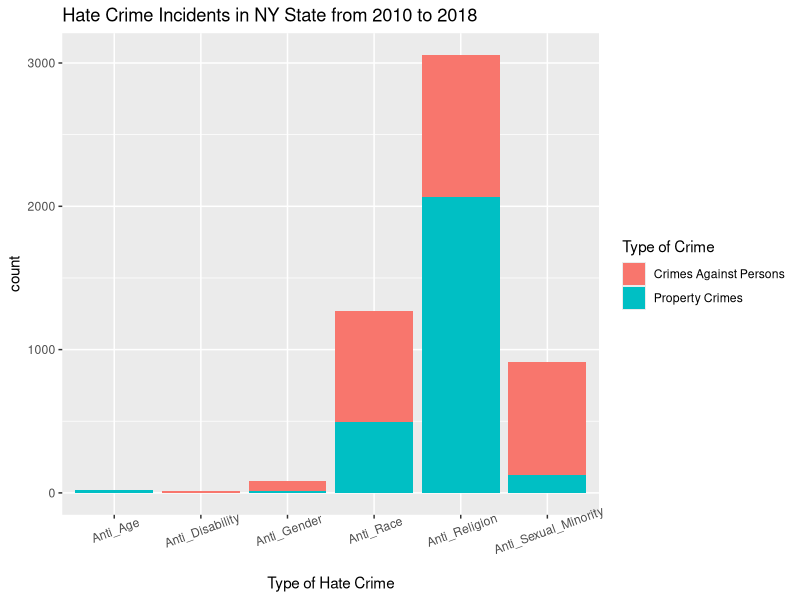
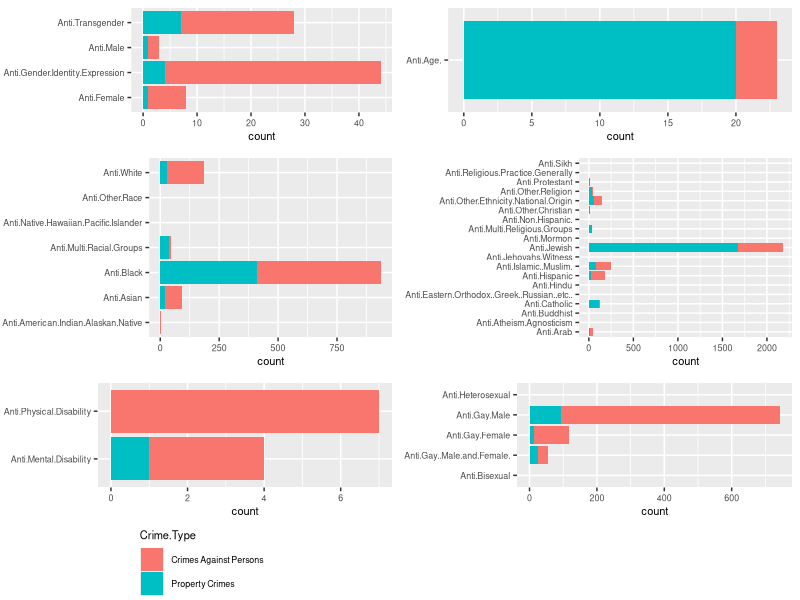

The R source for these figures, in order:
## ---- chunk 1
library(tidyverse)
library(ggplot2)
#install.packages("ggpubr")
library(ggpubr)
require(gridExtra)
require(cowplot)

## ---- chunk 2
dataset <- read.csv("Hate_Crimes_data_Tidy.csv")

## ---- chunk 3
dataset %>% 
  ggplot(aes(x = type, y = count, fill = Crime.Type))  + 
  geom_col() +
  theme(axis.text.x = element_text(angle = 20, vjust = 0.9))+
  scale_fill_discrete(name = "Type of Crime")+
  xlab("Type of Hate Crime")+
  ggtitle("Hate Crime Incidents in NY State from 2010 to 2018")
  
## ---- chunk 4
g1<- dataset %>% filter(type=='Anti_Gender') %>% ggplot(aes(x=Sub.type,y=count,fill=Crime.Type))+geom_col()+
  #theme(axis.text.x = element_text(angle = 20, vjust = 0.9))+
  theme(text = element_text(size=8))+
  coord_flip()

g2<- dataset %>% filter(type=='Anti_Age') %>% ggplot(aes(x=Sub.type,y=count,fill=Crime.Type))+geom_col()+
  #theme(axis.text.x = element_text(angle = 20, vjust = 0.9))
  theme(text = element_text(size=8))+
  coord_flip()

g3 <- dataset %>% filter(type=='Anti_Race') %>% ggplot(aes(x=Sub.type,y=count,fill=Crime.Type))+geom_col()+
  theme(text = element_text(size=8))+
  #theme(axis.text.x = element_text(angle = 20, vjust = 0.9))
  coord_flip()

g4 <- dataset %>% filter(type=='Anti_Religion') %>% ggplot(aes(x=Sub.type,y=count,fill=Crime.Type))+geom_col()+
  theme(text = element_text(size=8))+
  #theme(axis.text.x = element_text(angle = 20, vjust = 0.9))
  coord_flip()


g5 <- dataset %>% filter(type=='Anti_Disability') %>% ggplot(aes(x=Sub.type,y=count,fill=Crime.Type))+geom_col()+
  theme(text = element_text(size=8))+
#theme(axis.text.x = element_text(angle = 20, vjust = 0.9))
  coord_flip()

g6 <- dataset %>% filter(type=='Anti_Sexual_Minority') %>%
  ggplot(aes(x=Sub.type,y=count,fill=Crime.Type))+geom_col()+
  theme(text = element_text(size=8))+
  coord_flip()
  #theme(axis.text.x = element_text(angle = 90, vjust = 0.9))

#g6 
legend <- get_legend(g1)

g1<- g1 + theme(legend.position = "none") + xlab(NULL)
g2<- g2 + theme(legend.position = "none")+ xlab(NULL)
g3<- g3 + theme(legend.position = "none")+ xlab(NULL)
g4<- g4 + theme(legend.position = "none")+ xlab(NULL)
g5<- g5 + theme(legend.position = "none")+ xlab(NULL)
g6<- g6 + theme(legend.position = "none")+ xlab(NULL)
#g1 
#grid.arrange( g1, g2, g3, g4, g5, g6, legend,  ncol = 2, nrow =4, heights = 4)
plot_grid( g1, g2, g3, g4, g5, g6, legend, nrow = 4, ncol = 2, align = "v", rel_heights = c(4/16, 6/16, 4/16, 2/16) )
